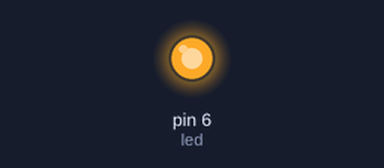
The sketch below on a simulated Arduino Uno, built with avr-gcc and run on an emulated ATmega328P. Parts: output pins drawn as LEDs (lit = HIGH).

Above: at 0.05 s.
At 1.3 s:
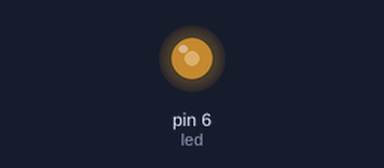
At 1.9 s:
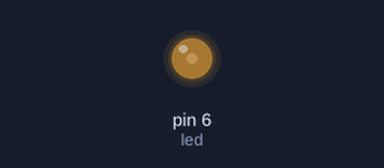
At 2.55 s:
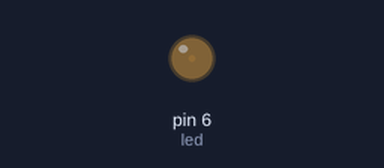
Timing chart, 0 to 5.9 s (numbered marks = the images above):
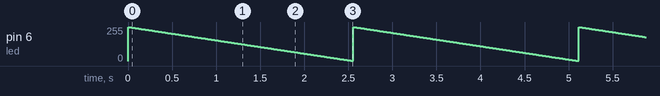

The sketch:

P15_Intensidad_Led.ino
```cpp
int led = 6;
void setup() {
  // put your setup code here, to run once:

}

void loop() {
  // put your main code here, to run repeatedly:
  for(int i = 0; i<255; i++){
    analogWrite(led, i);// se utiliza siempre que un pin

    delay(0);
    }
  for(int i  =255; i>0; i--){
    analogWrite(led, i);
    delay(10);


    }
}
```

Measured:
- by itself, pin 6 (led): ramps from 255/255 to 1/255 and jumps back, once every 2.6 s
